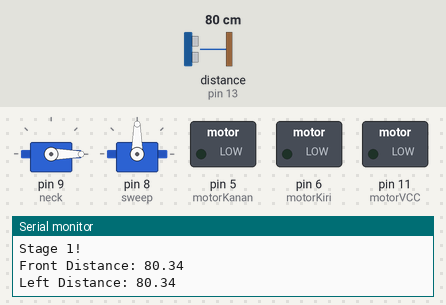
A sketch run on a simulated Arduino Uno, built with avr-gcc and run on an emulated ATmega328P. Shown: 2 × servo, switched loads named in the sketch (green lamp = pin HIGH), the last lines printed to the serial monitor. Wiring (inferred from the names in the program): ultrasonic range finder: trigger pin 12; echo pin 13. The test bench sets the inputs (shaded band); at power-on: distance to the obstacle (sensor on pin 13) 80 cm. The echo pulse lasts 58.3 µs per cm; pins used as bus, display or sensor lines are not drawn.

Above: at 5.8 s.
5.9 s: distance to the obstacle (sensor on pin 13) set to 22 cm
At 9.9 s:
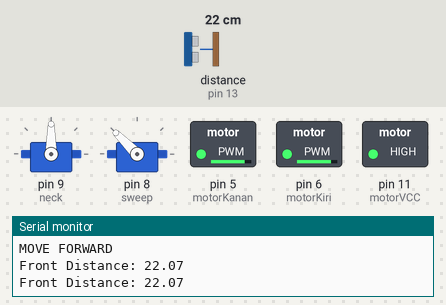
10.8 s: distance to the obstacle (sensor on pin 13) set to 17 cm
At 13.8 s:
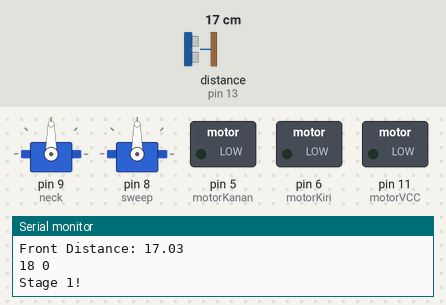
At 15.0 s:
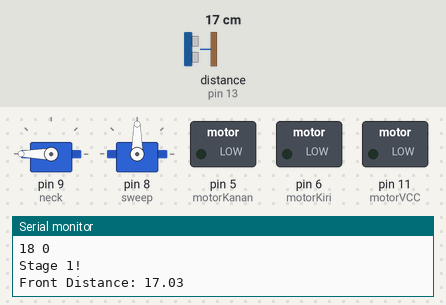
Timing chart, 0 to 23.6 s (numbered marks = the images above; inputs shaded):
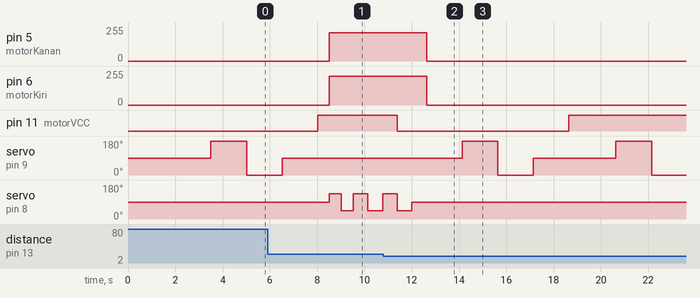

The sketch:

RobotPembersihLantaiCode.ino
```cpp
/********************************************************************
 * SparkFun Inventor's Kit
 * Example sketch 12
 *
 * SPINNING A MOTOR
 *
 *******************************************************************/

#include <Servo.h>

const int motorKiri  = 6;  // Connect the base of the transistor to pin 9.
const int motorKanan = 5;  // Even though it's not directly connected to the motor,
const int motorVCC = 11;   // we'll call it the 'motorPin'

const int trigPin = 12;
const int echoPin = 13;

Servo sweep, neck;  // servo control object

// defines variables
const int N = 20;
long duration,t1,t2;
float fdistance, ldistance, rdistance;
int A[N][N] = { 0 };
int *rbt;
int i=N-1, j=0, k,x,y;
int count=2;
int turn=0;
int lul=0;

// defines stages
bool stage1 = true;
bool stage2 = false;
bool uTurn = false;
bool scan = true;
bool EM = false;
bool mov = false;
bool refresh = true;
bool notcom=false;

// begin robot program
void setup()
{
  pinMode(trigPin, OUTPUT); // Sets the trigPin as an Output
  //pinMode(echoPin, INPUT); // Sets the echoPin as an Input
  Serial.begin(9600); // Starts the serial communication

  pinMode(motorKiri, OUTPUT);  // set up the pin as an OUTPUT
  pinMode(motorKanan, OUTPUT);
  pinMode(motorVCC, OUTPUT);

  neck.attach(9, 675, 2830);
  sweep.attach(8, 675, 2830);

  *rbt = A[0][0];
  A[N-1][0] = (N*N)+1;
}


void loop()
{ // This example basically replicates a blink, but with the motorPin instead.
  int onTime = 3000;  // milliseconds to turn the motor on
  int offTime = 3000; // milliseconds to turn the motor off
  if(refresh==true) {
    delay(2000);
    refresh=false;
  }
  else {
    /*if(((i==N-1)&&(j==N-1))||((i==N-1)&&(j==N-1))){
      checkMatrices();
      if(notcom==true) backtrack();
    }else{*/
      if(stage1==true) Serial.println("Stage 1!");
      if(stage2==true) Serial.println("Stage 2!");
      if(scan==true) scanning();
      if(EM==true) enterMatrices();
      if(mov==true) robotMove();
    //}
  }
}

void scanning()
{
  scan=false;
  // ======= SERVO (NECK) =======
  neck.write(90);    // Tell servo to go to 90 degrees
  delay(1500);         // Pause to get it time to move
  usFront();

  //////////////////////////
  neck.write(180);   // Tell servo to go to 180 degrees (kiri)
  delay(1500);         // Pause to get it time to move
  usLeft();

  ///////////////////////////
  neck.write(0);     // Tell servo to go to 0 degrees (kanan)
  delay(1500);         // Pause to get it time to move
  usRight();

  neck.write(90);
  delay(1500);
  EM=true;

}

void enterMatrices()
{
  EM=false;
    if (fdistance > 20){
      Serial.println("F-1.1");
      if(stage1==true) {Serial.println("F-1.1.1"); if(A[i-1][j]==0) A[i-1][j] = 1;}
      else {Serial.println("F-1.1.2"); if(A[i+1][j]==0) A[i+1][j] = 1;}
    } else {
      Serial.println("F-1.-1");
      if(stage1==true) {Serial.println("F-1.-1.1"); if(A[i-1][j]==0) A[i-1][j] = -1;}
      else {Serial.println("F-1.-1.2"); if(A[i+1][j]==0) A[i+1][j] = -1;}
    }

    if (rdistance > 20){
      Serial.println("R-1.1");
      if(stage1==true && turn!=N-1) {Serial.println("R-1.1.1"); if(A[i][j+1]==0) A[i][j+1] = 1;}
      else {Serial.println("R-1.1.2"); if(turn!=0) if(A[i][j-1]==0) A[i][j-1] = 1;}
    } else {
      Serial.println("R-1.-1");
      if(stage1==true && turn!=N-1) {Serial.println("R-1.-1.1"); if(A[i][j+1]==0) A[i][j+1] = -1;}
      else {Serial.println("R-1.-1.2"); if(turn!=0) if(A[i][j-1]==0) A[i][j-1] = -1;}
    }

    if (ldistance > 20){
      Serial.println("L-1.1");
      if(stage1==true) {Serial.println("L-1.1.1"); if(turn!=0) if(A[i][j-1]==0) A[i][j-1] = 1;}
      else {Serial.println("L-1.1.2"); if(turn!=N-1) if(A[i][j+1]==0) A[i][j+1] = 1;}
    } else {
      Serial.println("L-1.-1");
      if(stage1==true) {Serial.println("L-1.-1.1"); if(turn!=0) if(A[i][j-1]==0) A[i][j-1] = -1;}
      else {Serial.println("L-1.-1.2"); if(turn!=N-1) if(A[i][j+1]==0) A[i][j+1] = -1;}
    }

  mov=true;
}

void robotMove()
{
  digitalWrite(motorVCC, HIGH);
  delay(500);
  if((i==N-1)&&(stage2==true)){
    uTurn = true;
    turn++;
    if (A[i][j+1]==1)
      utLeft();
  }
  else if((i==0)&&(stage1==true)){
    uTurn = true;
    turn++;
    if(A[i][j+1]==1)
      utRight();
  }
  if (uTurn==false){
    if(stage1==true) k=i-1;
    else k=i+1;
    Serial.println(A[k][j]);
    if (A[k][j]==1){
      moveForward();
      if(stage1==true) *rbt = A[--i][j];
      else *rbt = A[++i][j];
      Serial.print(i);
      Serial.print(" ");
      Serial.println(j);
    } else if (A[k][j]==-1){
      uTurn = true;
      Serial.println("uTurn = true");
      turn++;
      Serial.println(A[i][j+1]);
      if(stage1==true){
        Serial.println("Right U-Turn!");
        if(A[i][j+1]==1)
            utRight();
      }
      else{
        Serial.println("Left U-Turn!");
        if (A[i][j+1]==1)
            utLeft();
      }
    }
  } else{
    if(stage1==true){
      Serial.println("false - 1");
      moveForward();
      *rbt=A[i][++j];
      if (A[i+1][j]==1){
        analogWrite(motorKiri, 250);
        analogWrite(motorKanan, 0);
        delay(400);
        moveForward();
        *rbt=A[++i][j];
        uTurn = false;
        stage1=false;
        stage2=true;
      }
    }
    else if(stage2==true){
      Serial.println("false - 2");
      moveForward();
      *rbt=A[i][++j];
      if (A[i-1][j]==1) {
        analogWrite(motorKiri, 0);
        analogWrite(motorKanan, 237);
        delay(400);
        moveForward();
        *rbt=A[--i][j];
        uTurn = false;
        stage1=true;
        stage2=false;
      }
    }
  }

  *rbt = count++;
  scan=true;
}

// defines moveset functions
void moveForward(){
  Serial.println("MOVE FORWARD");
  analogWrite(motorKiri, 215);
  analogWrite(motorKanan, 213);
  sweep.write(135);
  delay(500);
  usFront();
  if(fdistance<20) digitalWrite(motorVCC,LOW);
  sweep.write(45);
  delay(500);
  usFront();
  if(fdistance<20) digitalWrite(motorVCC,LOW);

  if(uTurn==false){
    sweep.write(135);
    delay(620);
    usFront();
    if(fdistance<20) digitalWrite(motorVCC,LOW);
    sweep.write(45);
    delay(620);
    usFront();
    if(fdistance<20) digitalWrite(motorVCC,LOW);

    sweep.write(135);
    delay(620);
    usFront();
    if(fdistance<20) digitalWrite(motorVCC,LOW);
    sweep.write(45);
    delay(620);
    usFront();
    if(fdistance<20) digitalWrite(motorVCC,LOW);
  }

  sweep.write(90);
  delay(620);
  moveStop();

}

void moveRight(){
  analogWrite(motorKiri, 250);
  analogWrite(motorKanan, 0);
}

void utRight(){

  Serial.println("MOVE RIGHT");
  if(uTurn==true){
    moveRight();
    delay(1000);
    moveForward();
    *rbt=A[i][++j];
    Serial.print(i);
    Serial.print(" ");
    Serial.println(j);
    scanning();
    Serial.println(A[i+1][j]);
    if (A[i+1][j]==1) {
      Serial.println("MOVE RIGHT - second!");
      digitalWrite(motorVCC, HIGH);
      delay(500);
      moveRight();
      delay(1000);
      moveForward();
      *rbt=A[++i][j];
      Serial.print(i);
      Serial.print(" ");
      Serial.println(j);
      uTurn = false;
      stage1 = false;
      stage2 = true;
    }
  }
}

void moveLeft(){
  analogWrite(motorKiri, 0);
  analogWrite(motorKanan, 236);
}

void utLeft(){

  Serial.println("MOVE LEFT");
  if(uTurn==true){
    moveLeft();
    delay(1000);
    moveForward();
    *rbt=A[i][++j];
    scanning();
    if (A[i-1][j]==1) {
      Serial.println("MOVE LEFT - second!");
      digitalWrite(motorVCC, HIGH);
      delay(500);
      moveLeft();
      delay(1000);
      moveForward();
      *rbt=A[--i][j];
      Serial.print(i);
      Serial.print(" ");
      Serial.println(j);
      uTurn = false;
      stage1 = true;
      stage2 = false;
    }
  }
}

void usFront(){
  digitalWrite(trigPin, LOW);
  delayMicroseconds(2);
  // Sets the trigPin on 120 state for 10 micro seconds
  digitalWrite(trigPin, HIGH);
  delayMicroseconds(10);
  digitalWrite(trigPin, LOW);

  // Reads the echoPin, returns the sound wave travel time in microseconds
  while(digitalRead(echoPin)==0);
  t1 = micros();
  while(digitalRead(echoPin)==1);
  t2 = micros();

  duration = t2-t1; //pulseIn(echoPin, 120);
  // Calculating the distance
  fdistance= duration / 58.0; //duration*0.034/2;
  Serial.print("Front Distance: ");
  Serial.println(fdistance);

}

void usRight(){
  digitalWrite(trigPin, LOW);
  delayMicroseconds(2);
  // Sets the trigPin on 120 state for 10 micro seconds
  digitalWrite(trigPin, HIGH);
  delayMicroseconds(10);
  digitalWrite(trigPin, LOW);

  // Reads the echoPin, returns the sound wave travel time in microseconds
  while(digitalRead(echoPin)==0);
  t1 = micros();
  while(digitalRead(echoPin)==1);
  t2 = micros();

  duration = t2-t1; //pulseIn(echoPin, 120);
  // Calculating the distance
  rdistance= duration / 58.0; //duration*0.034/2;
  Serial.print("Right Distance: ");
  Serial.println(rdistance);

}

void usLeft(){
  digitalWrite(trigPin, LOW);
  delayMicroseconds(2);
  // Sets the trigPin on 120 state for 10 micro seconds
  digitalWrite(trigPin, HIGH);
  delayMicroseconds(10);
  digitalWrite(trigPin, LOW);

  // Reads the echoPin, returns the sound wave travel time in microseconds
  while(digitalRead(echoPin)==0);
  t1 = micros();
  while(digitalRead(echoPin)==1);
  t2 = micros();

  duration = t2-t1; //pulseIn(echoPin, 120);
  // Calculating the distance
  ldistance= duration / 58.0; //duration*0.034/2;
  Serial.print("Left Distance: ");
  Serial.println(ldistance);

}

void moveStop(){

  analogWrite(motorKiri,  0);
  analogWrite(motorKanan, 0);
  digitalWrite(motorVCC, LOW);
}

void checkMatrices(){
  for(x=0;x<N;x++){
    Serial.println(x);
    for(y=0;y<N;y++){
      if(A[x][y]==1) notcom=true;
    }
  }
}

void backtrack(){
  if(scan==true) scanning();
  if(EM==true) enterMatrices();
  if(mov==true) robotMove();

}
```

Measured:
- the behaviour switches between 20 and 19 cm on distance to the obstacle (sensor on pin 13) (found by bisection; images 1 and 2)
- after the input at 10.8 s, pin 5 (motorKanan), pin 6 (motorKiri): goes on until 12.6 s, then stays 0/255; servo on pin 8 (sweep): goes on until 12.0 s, then stays 90°
